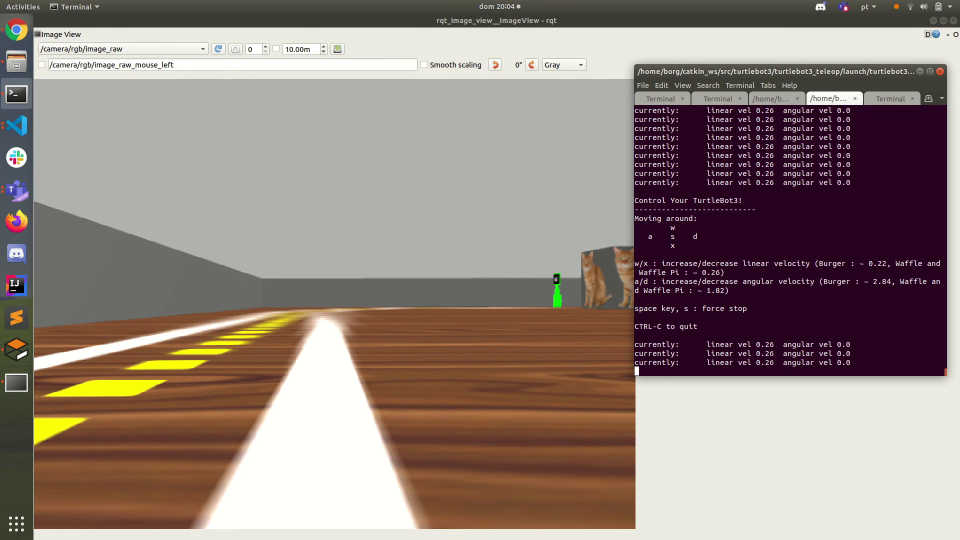
#> input picture frame 88 of linha.webm, 1920 x 1080 px, given in place of video1.mp4, which was not available (shown at 1/2 size)
$ python moments.py
#> lines starting #> are read from the running program, lines starting #| are printed output that depends on the picture; after the words box and inside, x2 and y2 are one past the last pixel; in counts of white or black regions, pixels touching at a corner belong together; pictures that were not available may be replaced by others from this repository, and a replacement may not be noted
# -*- coding:utf-8 -*-
import cv2
import numpy as np
import math
import time

cap = cv2.VideoCapture("assets/video1.mp4")
#cap = cv2.VideoCapture("video2.mp4")
#cap = cv2.VideoCapture("video3.mp4")
cap.set(cv2.CAP_PROP_FRAME_WIDTH, 640)
cap.set(cv2.CAP_PROP_FRAME_HEIGHT, 480)

coef_angular_positivo = []
coef_angular_negativo = []
coef_linear_positivo = []
coef_linear_negativo = []

mediana_x = 0
mediana_y = 0

while True:
    ret, video = cap.read()
#> video is the input picture: shape (1080, 1920, 3); mean B, G, R 126.3, 132.5, 147.7

    lista_xi = []
    lista_yi = []

    x_ponto_fuga = []
    y_ponto_fuga = []

    avg_x=0
    avg_y=0

    #rgb = cv2.cvtColor(video, cv2.COLOR_BGR2RGB)
    gray = cv2.cvtColor(video, cv2.COLOR_BGR2GRAY)
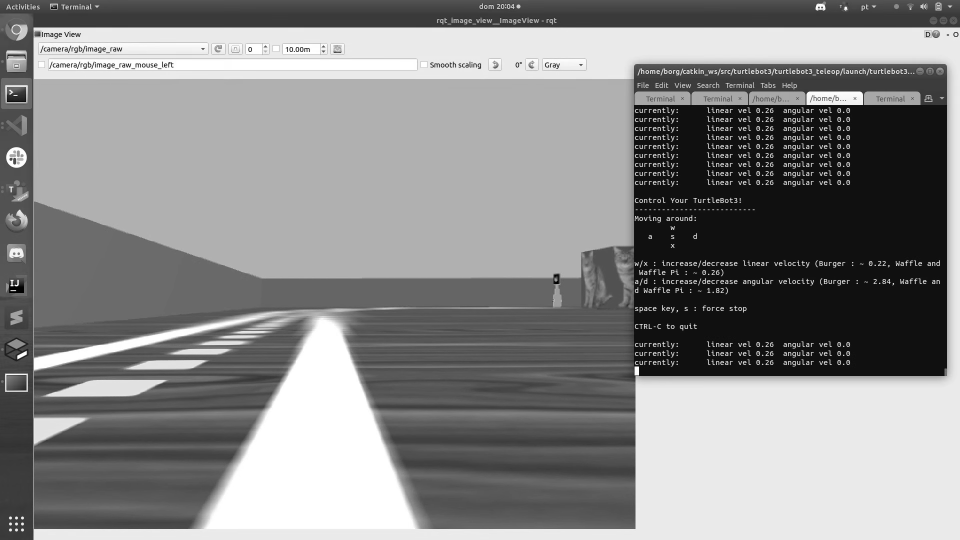
#> gray: shape (1080, 1920) (shown at 1/2 size); min 0, max 255, mean 136.4
    hsv = cv2.cvtColor(video, cv2.COLOR_BGR2HSV)
#> hsv: shape (1080, 1920, 3); mean H, S, V 47.3, 77.4, 148.7

    edges = cv2.Canny(gray, 50, 150, apertureSize=3)
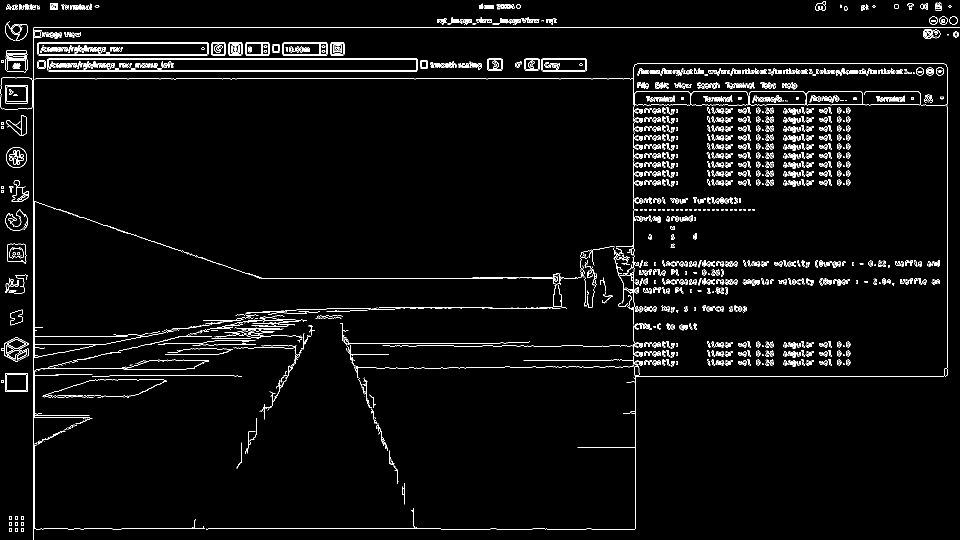
#> edges: shape (1080, 1920) (shown at 1/2 size); 3.3% white in thin lines or dots

#====================================================================
    #threshold para o video 1:
    ret, limiarizada = cv2.threshold(gray, 230, 255, cv2.THRESH_BINARY)
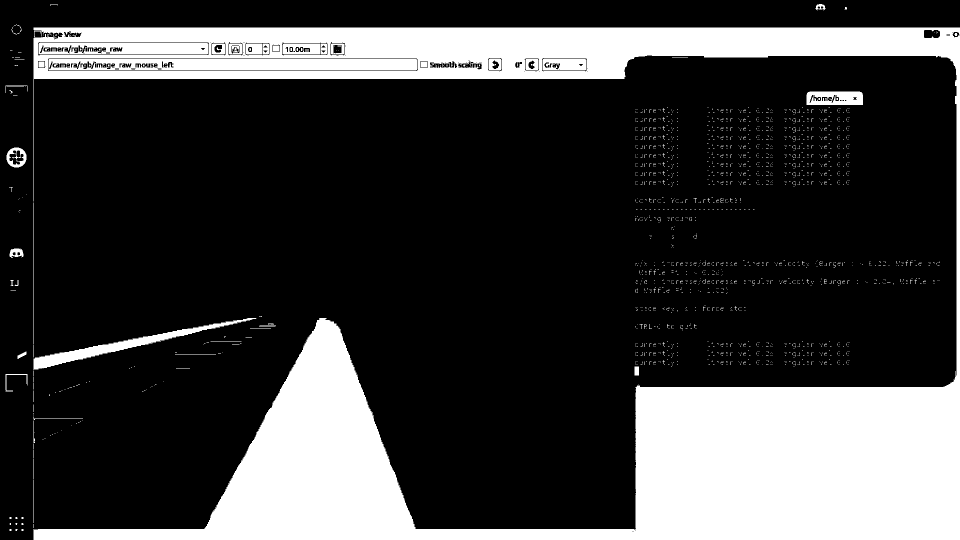
#> limiarizada: shape (1080, 1920) (shown at 1/2 size); 23.9% white; 2561 white regions (2515 under 20 px), largest, box (x1, y1, x2, y2) and area: (67, 55, 1920, 1080) 448119, (97, 118, 834, 141) 15564, (77, 86, 416, 109) 6732

#====================================================================

#====================================================================
    #threshold para o video 2:
    #ret, limiarizada = cv2.threshold(gray,240,255,cv2.THRESH_BINARY)
#====================================================================

#====================================================================
    #threshold para o video 3:
    #ret, limiarizada = cv2.threshold(gray,230,255,cv2.THRESH_BINARY)
#====================================================================
    lines = cv2.HoughLines(limiarizada,1, np.pi/180, 200)

    for line in lines:
        for rho,theta in line:
            m = np.cos(theta)
            b = np.sin(theta)

#            time.sleep(0.5)

#====================================================================
# if para o video 1:
            if 0.7 > m > 0.6:
                coef_angular_positivo.append(m)
                coef_linear_positivo.append(b)
                x0 = m*rho
                y0 = b*rho
                x1 = int(x0 + 1000*(-b))
                y1 = int(y0 + 1000*(m))
                x2 = int(x0 - 1000*(-b))
                y2 = int(y0 - 1000*(m))
                line = cv2.line(video,(x1,y1),(x2,y2),(0,255,0),3)

            elif -0.7 > m > -0.8:
                coef_angular_negativo.append(m)
                coef_linear_negativo.append(b)
                x0 = m*rho
                y0 = b*rho
                x3 = int(x0 + 1000*(-b))
                y3 = int(y0 + 1000*(m))
                x4 = int(x0 - 1000*(-b))
                y4 = int(y0 - 1000*(m))
                line = cv2.line(video,(x3,y3),(x4,y4),(0,255,0),3)

                try:
                    h1 = coef_linear_positivo[len(coef_linear_positivo)-1]
                    m1 = coef_angular_positivo[len(coef_angular_positivo)-1]

                    h2 = coef_linear_negativo[len(coef_linear_negativo)-1]
                    m2 = coef_angular_negativo[len(coef_angular_negativo)-1]

                    xi = ((x1*y2 - y1*x2)*(x3 - x4) - (x1-x2)*(x3*y4 - y3*x4))/((x1-x2)*(y3-y4) - (y1-y2)*(x3-x4))#((h2-h1)/(m1-m2))
                    yi = ((x1*y2 - y1*x2)*(y3 - y4) - (y1-y2)*(x3*y4 - y3*x4))/((x1-x2)*(y3-y4) - (y1-y2)*(x3-x4))#(m1*xi) + h1

                    lista_xi.append(xi)
                    lista_yi.append(yi)

                    x_ponto_fuga.append(xi)
                    y_ponto_fuga.append(yi)

                except:
                    pass
            else:
                pass
#> this loop made 12410 passes
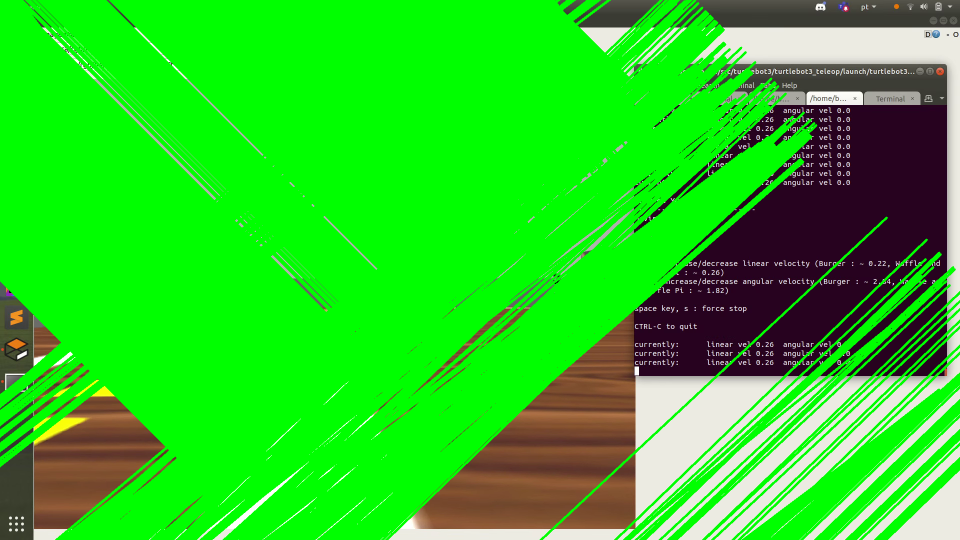
#> video: shape (1080, 1920, 3) (shown at 1/2 size); mean B, G, R 34.2, 202.4, 42.6
#> after the loop, coef_angular_negativo = 902 values, max -0.707 at index 0, min -0.799 at index 413, mean -0.727; coef_angular_positivo = 379 values, max 0.695 at index 12, min 0.602 at index 2, mean 0.655; coef_linear_negativo = 902 values, max 0.707 at index 0, min 0.602 at index 413, mean 0.685; coef_linear_positivo = 379 values, max 0.799 at index 2, min 0.719 at index 12, mean 0.755; lista_xi = 588 values, max 1938.1 at index 457, min 135 at index 568, mean 1029.1; lista_yi = 588 values, max 1673.5 at index 529, min 120 at index 472, mean 784.2; x_ponto_fuga has the same summary as lista_xi; y_ponto_fuga has the same summary as lista_yi


    try:
        avg_x = int(np.mean(x_ponto_fuga))
#> avg_x = 1029
        avg_y = int(np.mean(y_ponto_fuga))
#> avg_y = 784
        cv2.circle(video, (avg_x,avg_y), 3, (255,0,0), 5)
#> video: shape (1080, 1920, 3); 0.01% of pixels changed, all inside (x1, y1, x2, y2) = (1023, 778, 1036, 791)
    except:
        pass
    cv2.imshow('video', video)
#    cv2.imshow('mask', mask)

    if cv2.waitKey(1) & 0xFF == ord('q'):
#> (key q is pressed here)
        break

cap.release()
cv2.destroyAllWindows()
